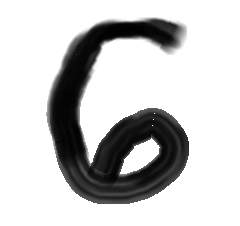
#> input picture datasets/n1.png, 240 x 226 px; its folder holds 4 pictures in this run
$ python K_NN.py
#> lines starting #> are read from the running program, lines starting #| are printed output that depends on the picture; long printed decimals are rounded
import cv2
import numpy as np
import sklearn
import sklearn.datasets
import sklearn.neighbors
import pandas as pd
import os

digits = sklearn.datasets.load_digits()

data = digits.data
labels = digits["target"]

target_folder = os.path.join(os.getcwd(), 'datasets')

files = [f for f in os.listdir(target_folder) if os.path.isfile(os.path.join(target_folder, f))]

imagen = ""
while True:
    try:
        imagen = int(input(f"Seleccione un archivo: 0 al {len(files)-1}: "))
        img = f"datasets/n{imagen}.png"
        if imagen < len(files) and os.path.isfile(img):
            break
    except:
        pass
    print("Valor incorrecto")
#> this loop made 1 pass; the answer given on pass 1: 1

mat = cv2.imread(img, cv2.IMREAD_GRAYSCALE)
#> mat is the input picture: shape (226, 240); min 0, max 255, mean 201

mat_re = cv2.resize(mat,(8,8))
mat_re = mat_re.flatten()
#> mat_re = 64 values, max 255 at index 0, min 3 at index 34, mean 204.1

mat_normalized = ((255-mat_re)/255.0)*16
#> mat_normalized = 64 values, max 15.81 at index 34, min 0 at index 0, mean 3.19

n = 3

while True:
    knn = sklearn.neighbors.KNeighborsClassifier(n_neighbors=n)
    knn.fit(data,labels)

    distances,neighbours = knn.kneighbors([mat_normalized],return_distance=True,n_neighbors=n)

    targets = []
    for i in neighbours[0]:
        targets.append(digits["target"][i])

    dc = {}

    for i in targets:
        dc[i] = targets.count(i)

    if len(dc.keys()) == n:
        done = False
        print(f"Con los vecinos actuales, pese a ser todos distintos, he detectado que el digito ingresado corresponde a: {list(dc.keys())[0]}.\n¿Quieres intentarlo nuevamente con un vecino más? Y/N")
        while True:
            ans = input().strip().lower()
            if ans == "n":
                done = True
                break
            elif ans == "y":
                n += 1
                break
        if done:
            break
    else:
        break
#> this loop made 1 pass
#> (distances, neighbours) on pass 1: ([[37.15, 38.96, 39.33]], [[921, 1716, 1359]])
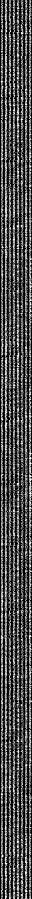
#> data: shape (1797, 64) float64 (shown at 1/2 size); min 0, max 16, mean 4.88; drawn with min black and max white
#> after the loop, n = 3

predicted = list(dc.keys())[list(dc.values()).index(max(list(dc.values())))]
#> predicted = 0
print(f"Soy la inteligencia artificial, y he detectado que el dígito ingresado corresponde al número {predicted}.")
#| Soy la inteligencia artificial, y he detectado que el dígito ingresado corresponde al número 0.
print("Vecinos más cercanos:", neighbours[0],[int(digits["target"][neighbours[0][numero]]) for numero in range(len(neighbours[0]))])
#| Vecinos más cercanos: [ 921 1716 1359] [6, 0, 0]
print("Distancias: ",distances)
#| Distancias:  [[37.145 38.956 39.329]]

final_df = pd.DataFrame()

for numero in range(n):
    matriz = pd.DataFrame(digits["images"][neighbours[0][numero]])
    matriz.columns = [f'C{i}' for i in range(8)]
    matriz.insert(0, "Número", digits["target"][neighbours[0][2]])
    final_df = pd.concat([final_df, matriz], ignore_index=True)

    separador = pd.DataFrame([[""] * 9], columns=final_df.columns)
    final_df = pd.concat([final_df, separador], ignore_index=True)
#> this loop made 3 passes
#> final_df on passes 1 to 3: table of 9 rows and 9 columns, table of 18 rows and 9 columns, table of 27 rows and 9 columns

final_df.to_excel("nearest_neightbours.xlsx", index=False)
